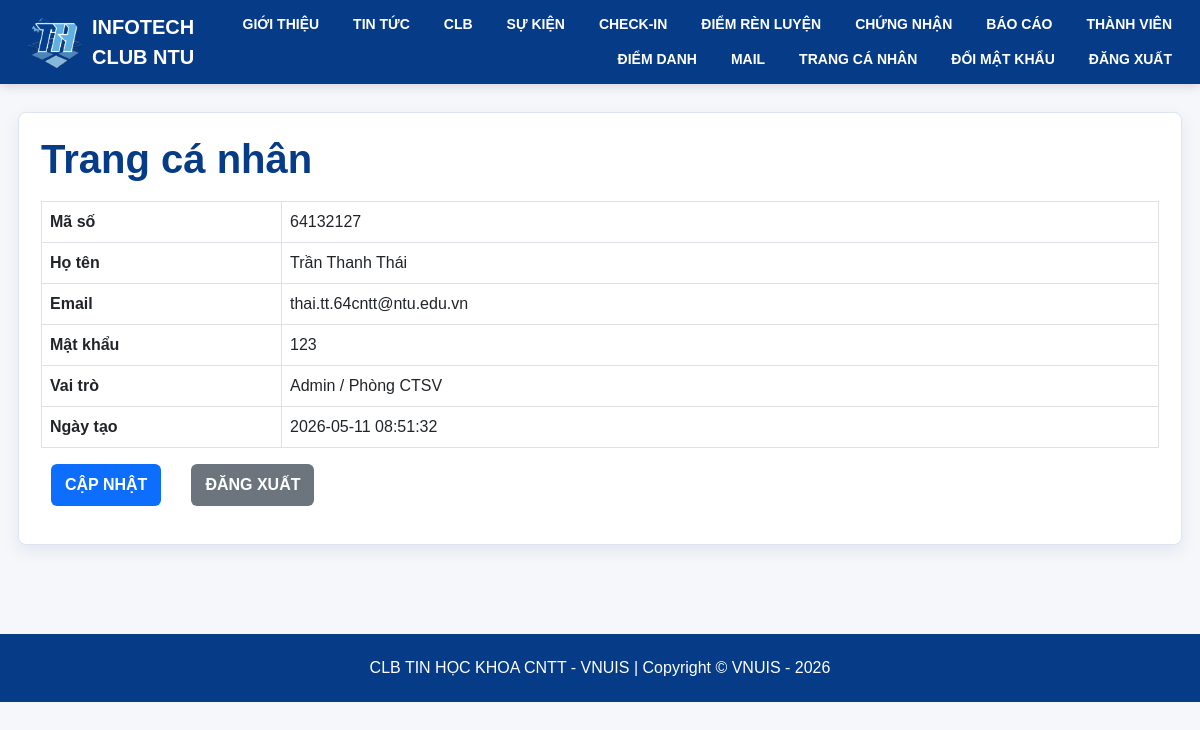
/ThanhVien_Admin_64131060/Admin_Page_64131060 (signed in), run on the app's committed database.
### tables this page shows
CREATE TABLE ThanhVien (
    MaThanhVien VARCHAR(50) PRIMARY KEY,
    HoTen VARCHAR(100) NOT NULL,
    Email VARCHAR(100) UNIQUE NOT NULL,
    MatKhau VARCHAR(255) NOT NULL,
    MaVaiTro VARCHAR(50) NOT NULL,
    NgayTao DATETIME DEFAULT CURRENT_TIMESTAMP,
    CONSTRAINT fk_thanhvien_vaitro FOREIGN KEY (MaVaiTro) REFERENCES VaiTro(MaVaiTro)
);

CREATE TABLE VaiTro (
    MaVaiTro VARCHAR(50) PRIMARY KEY,
    TenVaiTro VARCHAR(50) NOT NULL
);

### app/core/ResourceController.php (called while the page is built, shortened)
<?php
abstract class ResourceController extends Controller
{
    protected string $controllerName = '';
    public function __construct()
    {
        $this->repo = new Repository();
    }
    protected function renderProfile(string $editAction): void
    {
        $member = $this->repo->findMemberByEmail(current_email());
        $this->render('generic/profile', [
            'title' => 'Trang cá nhân',
            'controller' => $this->controllerName,
            'editAction' => $editAction,
            'cfg' => $this->repo->config('ThanhVien'),
            'row' => $member,
            'canWrite' => true,
        ]);
    }
}

### app/controllers/ThanhVien_Admin_64131060Controller.php (called while the page is built, shortened)
<?php
class ThanhVien_Admin_64131060Controller extends ResourceController
{
    public function Admin_Page_64131060(): void { $this->renderProfile('Edit_Admin_64131060'); }
}

### app/core/Router.php (called while the page is built, shortened)
<?php
class Router
{
    public function dispatch(): void
    {
        $path = trim($_GET['url'] ?? '', '/');
        $parts = $path === '' ? [] : array_values(array_filter(explode('/', $path), fn($part) => $part !== ''));
        $controller = $this->clean($parts[0] ?? 'TrangChu_64131060');
        $action = $this->clean($parts[1] ?? $controller);
        $params = array_slice($parts, 2);
        $instance = new $class();
        call_user_func_array([$instance, $action], $params);
    }
    private function clean(string $value): string
    {
        return preg_replace('/[^A-Za-z0-9_]/', '', $value) ?: 'TrangChu_64131060';
    }
}

### public/index.php (called while the page is built, shortened)
<?php
require_once APP_PATH . '/core/helpers.php';
require_once APP_PATH . '/core/Database.php';
require_once APP_PATH . '/core/Repository.php';
require_once APP_PATH . '/core/ResourceController.php';
require_once APP_PATH . '/core/Router.php';
(new Router())->dispatch();

### app/core/helpers.php (called while the page is built, shortened)
<?php
function h($value): string
{
    return htmlspecialchars((string)($value ?? ''), ENT_QUOTES, 'UTF-8');
}
function base_url(string $path = ''): string
{
    $script = $_SERVER['SCRIPT_NAME'] ?? '/index.php';
    $base = rtrim(str_replace('\\', '/', dirname($script)), '/');
    if ($base === '' || $base === '.') {
        $base = '';
    }
    return $base . ($path !== '' ? '/' . ltrim($path, '/') : '');
}
function url_for(string $controller, string $action = '', array $params = []): string
{
    $path = trim($controller, '/');
    if ($action !== '') {
        $path .= '/' . trim($action, '/');
    }
    $url = base_url($path);
    return $params ? $url . '?' . http_build_query($params) : $url;
}
function current_email(): ?string
{
    return $_SESSION['Email'] ?? null;
}

### app/core/Repository.php (called while the page is built, shortened)
<?php
class Repository
{
    private PDO $db;
    public function __construct()
    {
        $this->db = Database::connection();
    }
    public function findMemberByEmail(?string $email): ?array
    {
        $stmt = $this->db->prepare('SELECT ThanhVien.*, VaiTro.TenVaiTro FROM ThanhVien LEFT JOIN VaiTro ON VaiTro.MaVaiTro = ThanhVien.MaVaiTro WHERE ThanhVien.Email = :email LIMIT 1');
        $stmt->execute(['email' => $email]);
        $row = $stmt->fetch();
        return $row ?: null;
    }
}

### app/config/database.php (called while the page is built)
<?php
return [
    'host' => 'localhost',
    'database' => 'clbtinhoc_64131060',
    'username' => 'root',
    'password' => '',
    'charset' => 'utf8mb4',
];

### app/core/Database.php (called while the page is built)
<?php
class Database
{
    private static ?PDO $connection = null;
    public static function connection(): PDO
    {
        if (self::$connection === null) {
            $config = require APP_PATH . '/config/database.php';
            $dsn = sprintf('mysql:host=%s;dbname=%s;charset=%s', $config['host'], $config['database'], $config['charset']);
            self::$connection = new PDO($dsn, $config['username'], $config['password'], [
                PDO::ATTR_ERRMODE => PDO::ERRMODE_EXCEPTION,
                PDO::ATTR_DEFAULT_FETCH_MODE => PDO::FETCH_ASSOC,
                PDO::ATTR_EMULATE_PREPARES => false,
            ]);
        }
        return self::$connection;
    }
}

### app/views/generic/profile.php (the view)
<section class="panel">
    <h1 class="page-title"><?= h($data['title']) ?></h1>
    <table class="table table-bordered">
        <?php foreach ($data['cfg']['list'] as $field => $label): ?>
            <tr><th style="width:240px;"><?= h($label) ?></th><td><?= h($data['row'][$field] ?? '') ?></td></tr>
        <?php endforeach; ?>
    </table>
    <div class="toolbar">
        <a class="btn-main" href="<?= url_for($data['controller'], $data['editAction'], ['MaThanhVien' => $data['row']['MaThanhVien']]) ?>">CẬP NHẬT</a>
        <a class="btn-back" href="<?= url_for('Login_64131060', 'Logout_64131060') ?>">ĐĂNG XUẤT</a>
    </div>
</section>

### public/Content/StyleAdmin.css (style rules this page uses)
a { text-decoration: none; color: white; margin-inline: 10px; }

### app/views/layouts/main.php (style rules this page uses)
body { font-family: Arial, sans-serif; background: #f5f7fb; color: #16213e; }
a { text-decoration: none; }
.panel { background: #fff; border: 1px solid #dce4f2; border-radius: 8px; padding: 22px; box-shadow: 0 6px 18px rgba(15, 42, 80, .08); }
.page-title { font-weight: 800; color: #063b87; margin-bottom: 18px; }
.toolbar { display: flex; gap: 10px; flex-wrap: wrap; margin-bottom: 16px; }
.btn-main, .btn-back, .btn-danger-soft { border: 0; border-radius: 6px; padding: 9px 14px; font-weight: 700; display: inline-block; }
.btn-main { background: #0d6efd; color: #fff; }
.btn-back { background: #6c757d; color: #fff; }
td { vertical-align: middle; }

### data on the page
thanhvien: MaThanhVien "64132127", HoTen "Trần Thanh Thái", Email "thai.tt.64cntt@ntu.edu.vn", MatKhau "123", MaVaiTro.TenVaiTro "Admin / Phòng CTSV", NgayTao "2026-05-11 08:51:32"

### other printed values
$data['title'] "Trang cá nhân"
$label "Mã số"
$label "Họ tên"
$label "Email"
$label "Mật khẩu"
$label "Vai trò"
$label "Ngày tạo"
